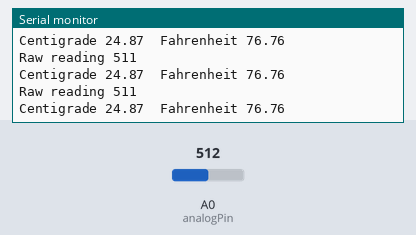
A sketch run on a simulated Arduino Uno, built with avr-gcc and run on an emulated ATmega328P. Parts: the last lines printed to the serial monitor. The inputs (shaded band) are chosen by the test bench; at power-on: A0 (analogPin) = 512.

Above: at 1.3 s.
1.4 s: A0 (analogPin) set to 716
At 1.82 s:
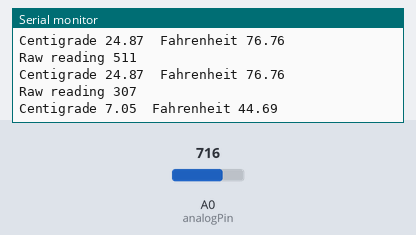
2.9 s: A0 (analogPin) set to 900
At 3.32 s:
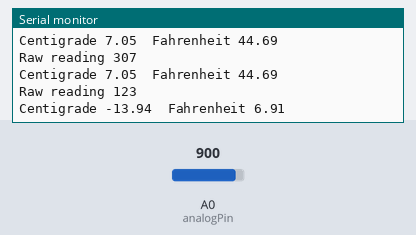
Timing chart, 0 to 5.9 s (numbered marks = the images above; inputs shaded):
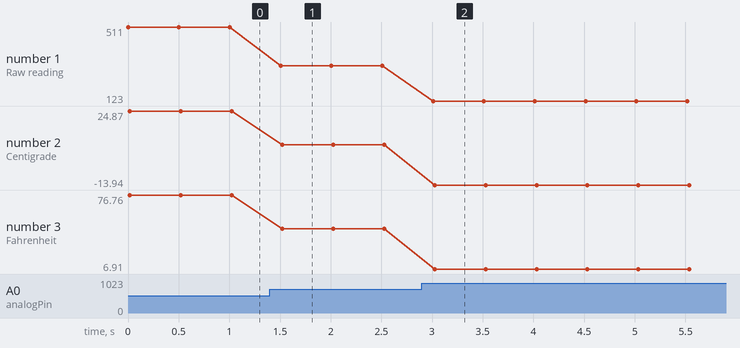

Measured:
- after the input at 1.4 s, the serial monitor: prints a new line after 0.11 s (image 1)
- after the input at 2.9 s, the serial monitor: prints a new line after 0.11 s (image 2)
- plotted number 1: 511 → 307 after the input at 1.4 s, 307 → 123 after the input at 2.9 s
- plotted number 2: 24.87 → 7.05 after the input at 1.4 s, 7.05 → -13.94 after the input at 2.9 s
- plotted number 3: 76.76 → 44.69 after the input at 1.4 s, 44.69 → 6.91 after the input at 2.9 s

The sketch:

termistor.ino
```cpp
#define analogPin A0 //the thermistor attach to
#define beta 3950 //the beta of the thermistor
void setup()
{

  Serial.begin(9600);
}
void loop()
{
  long a =1023 - analogRead(analogPin); //read thermistor value
  Serial.print("Raw reading ");
  Serial.println(a);
  //the calculating formula of temperature
  float tempC = beta /(log((1025.0 * 10 / a - 10) / 10) + beta / 298.0) - 273.0;
  float tempF = 1.8*tempC + 32.0;
  Serial.print("Centigrade ");
  Serial.print(tempC);
  Serial.print("  ");
  Serial.print("Fahrenheit ");
  Serial.print(tempF);
  Serial.println("");

  delay(500); //wait for 100 milliseconds
}
```
